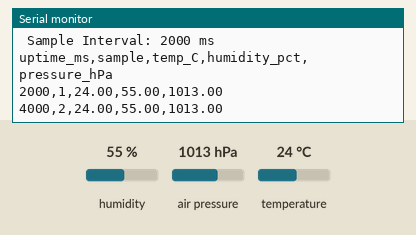
Simulated run of this sketch. Board: Arduino Uno, built with avr-gcc and run on an emulated ATmega328P. Parts: the last lines printed to the serial monitor. The test bench sets the inputs (shaded band); at power-on: humidity 55 %, air pressure 1013 hPa, temperature 24 °C.

Above: at 4.8 s.
4.9 s: humidity set to 22 %
At 6.8 s:
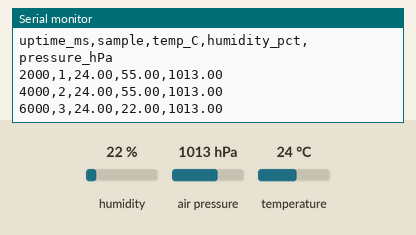
7.8 s: air pressure set to 952 hPa
At 9.5 s:
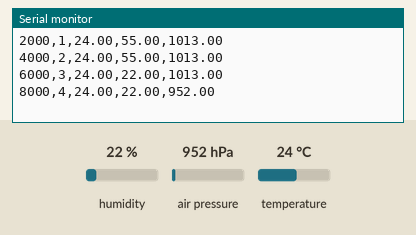
10.7 s: temperature set to 12 °C
At 12.5 s:
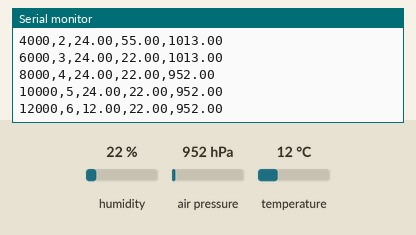

Measured:
- after the input at 4.9 s, the serial monitor: prints a new line after 1.1 s (image 1)
- after the input at 7.8 s, the serial monitor: prints a new line after 0.20 s (image 2)
- after the input at 10.7 s, the serial monitor: prints a new line after 1.3 s (image 3)

The sketch:

Sensor_Data_Logger.ino
```cpp
// MILESTONE 1
// Author: Spoon1405

#include <Wire.h>
#include <Adafruit_Sensor.h>
#include <Adafruit_BME280.h>

// configurations
#define SAMPLE_INTERVAL_MS 2000UL
#define SERIAL_BAUD 115200
#define BME280_I2C_ADDR 0x76 // Make sure to try 0x77 if begin() fails

// globals
Adafruit_BME280 bme; // sensor
unsigned long lastSampleTime = 0;   // Loop check
bool samplingEnabled = true;        // Gloabal check flag
uint32_t sampleCount = 0;           // count check

void setup() {
  Serial.begin(SERIAL_BAUD);  // serial monitor setup
  while (!Serial) { ; }      // Just a safety check to wait for serial monitor to start

  Serial.println(F(" Sensor Data Logger MILESTONE 1 "));
  Serial.println(F(" INITIALISING BME280 "));

  if(!bme.begin(BME280_I2C_ADDR)) {     // Fail check
    Serial.println(F(" ERROR: BME280 not found. Potential wiring issue or I2C address"));
    Serial.print(F(" HALTING."));
    while(true) { ; }   // HARD STOP
  }

  // We want to set BME280 to noraml mode with standard oversampling
  bme.setSampling(
    Adafruit_BME280::MODE_NORMAL,
    Adafruit_BME280::SAMPLING_X1,   // temp
    Adafruit_BME280::SAMPLING_X1,   // pressure
    Adafruit_BME280::SAMPLING_X1,   // humidity
    Adafruit_BME280::FILTER_OFF,    // make sure there is no IIR filter
    Adafruit_BME280::STANDBY_MS_1000
  );

  Serial.println(F(" BME280 OK "));
  Serial.print(F(" Sample Interval: "));
  Serial.print(SAMPLE_INTERVAL_MS);
  Serial.println(F(" ms"));

  // CSV header
  Serial.println(F("uptime_ms,sample,temp_C,humidity_pct,pressure_hPa"));
}

void loop() {
  // setup millis()
  unsigned long now = millis();

  if(samplingEnabled && (now - lastSampleTime >= SAMPLE_INTERVAL_MS)) {
    lastSampleTime = now; //millis exchange
    takeSample(now);    // actual sample command
  }

}

void takeSample(unsigned long timestamp) {
  float temp = bme.readTemperature();         // set to celsius
  float humidity = bme.readHumidity();
  float pressure = bme.readPressure() / 100.0F; // transforms Pa to hPa

  sampleCount++; // increment sample time

  // CSV output
  Serial.print(timestamp);            Serial.print(',');
  Serial.print(sampleCount);        Serial.print(',');
  Serial.print(temp, 2);              Serial.print(',');
  Serial.print(humidity, 2);          Serial.print(',');
  Serial.println(pressure, 2);
}
```
